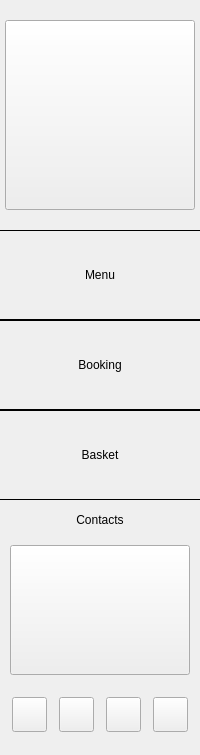
     <widget class="QWidget" name="Sidebar" native="true">
      <property name="enabled">
       <bool>true</bool>
      </property>
      <property name="sizePolicy">
       <sizepolicy hsizetype="Fixed" vsizetype="Preferred">
        <horstretch>0</horstretch>
        <verstretch>0</verstretch>
       </sizepolicy>
      </property>
      <property name="minimumSize">
       <size>
        <width>230</width>
        <height>0</height>
       </size>
      </property>
      <property name="maximumSize">
       <size>
        <width>230</width>
        <height>16777215</height>
       </size>
      </property>
      <property name="baseSize">
       <size>
        <width>230</width>
        <height>0</height>
       </size>
      </property>
      <property name="styleSheet">
       <string notr="true">font: 700 40px</string>
      </property>
      <layout class="QVBoxLayout" name="Sidebar_verticalLayout">
       <property name="spacing">
        <number>0</number>
       </property>
       <property name="sizeConstraint">
        <enum>QLayout::SetMinimumSize</enum>
       </property>
       <property name="leftMargin">
        <number>0</number>
       </property>
       <property name="topMargin">
        <number>20</number>
       </property>
       <property name="rightMargin">
        <number>0</number>
       </property>
       <property name="bottomMargin">
        <number>20</number>
       </property>
       <item>
        <widget class="QWidget" name="MainLogoWrapper" native="true">
         <property name="sizePolicy">
          <sizepolicy hsizetype="Fixed" vsizetype="Fixed">
           <horstretch>0</horstretch>
           <verstretch>0</verstretch>
          </sizepolicy>
         </property>
         <property name="minimumSize">
          <size>
           <width>190</width>
           <height>190</height>
          </size>
         </property>
         <property name="maximumSize">
          <size>
           <width>256</width>
           <height>256</height>
          </size>
         </property>
         <layout class="QHBoxLayout" name="MainLogoWrapper_horizontalLayout">
          <property name="spacing">
           <number>0</number>
          </property>
          <property name="sizeConstraint">
           <enum>QLayout::SetDefaultConstraint</enum>
          </property>
          <property name="leftMargin">
           <number>0</number>
          </property>
          <property name="topMargin">
           <number>0</number>
          </property>
          <property name="rightMargin">
           <number>0</number>
          </property>
          <property name="bottomMargin">
           <number>0</number>
          </property>
          <item>
           <widget class="QPushButton" name="MainLogo">
            <property name="sizePolicy">
             <sizepolicy hsizetype="Fixed" vsizetype="Fixed">
              <horstretch>0</horstretch>
              <verstretch>0</verstretch>
             </sizepolicy>
            </property>
            <property name="minimumSize">
             <size>
              <width>190</width>
              <height>190</height>
             </size>
            </property>
            <property name="maximumSize">
             <size>
              <width>190</width>
              <height>190</height>
             </size>
            </property>
            <property name="cursor">
             <cursorShape>PointingHandCursor</cursorShape>
            </property>
            <property name="styleSheet">
             <string notr="true">border-image: url(:/resources/resources/MainLogo.png) 0 stretch stretch;</string>
            </property>
            <property name="text">
             <string/>
            </property>
           </widget>
          </item>
         </layout>
        </widget>
       </item>
       <item>
        <spacer name="Sidebar_verticalSpacer_3">
         <property name="orientation">
          <enum>Qt::Vertical</enum>
         </property>
         <property name="sizeType">
          <enum>QSizePolicy::Maximum</enum>
         </property>
         <property name="sizeHint" stdset="0">
          <size>
           <width>45</width>
           <height>20</height>
          </size>
         </property>
        </spacer>
       </item>
       <item>
        <widget class="QPushButton" name="MenuButton">
         <property name="minimumSize">
          <size>
           <width>0</width>
           <height>90</height>
          </size>
         </property>
         <property name="baseSize">
          <size>
           <width>0</width>
           <height>0</height>
          </size>
         </property>
         <property name="cursor">
          <cursorShape>PointingHandCursor</cursorShape>
         </property>
         <property name="styleSheet">
          <string notr="true">QPushButton {
	
	border-top: 1px solid black;
	border-bottom: 1px solid black;
}
QPushButton:hover {
	color: #ffffff;
	background-color: #E59C59;
}</string>
         </property>
         <property name="text">
          <string>Menu</string>
         </property>
        </widget>
       </item>
       <item>
        <widget class="QPushButton" name="BookingButton">
         <property name="minimumSize">
          <size>
           <width>0</width>
           <height>90</height>
          </size>
         </property>
         <property name="baseSize">
          <size>
           <width>0</width>
           <height>0</height>
          </size>
         </property>
         <property name="cursor">
          <cursorShape>PointingHandCursor</cursorShape>
         </property>
         <property name="styleSheet">
          <string>QPushButton {
	
	border-top: 1px solid black;
	border-bottom: 1px solid black;
}
QPushButton:hover {
	color: #ffffff;
	background-color: #E59C59;
}</string>
         </property>
         <property name="text">
          <string>Booking</string>
         </property>
        </widget>
       </item>
       <item>
        <widget class="QPushButton" name="BasketButton">
         <property name="minimumSize">
          <size>
           <width>0</width>
           <height>90</height>
          </size>
         </property>
         <property name="baseSize">
          <size>
           <width>0</width>
           <height>0</height>
          </size>
         </property>
         <property name="cursor">
          <cursorShape>PointingHandCursor</cursorShape>
         </property>
         <property name="styleSheet">
          <string notr="true">QPushButton {
	
	border-top: 1px solid black;
	border-bottom: 1px solid black;
}
QPushButton:hover {
	color: #ffffff;
	background-color: #E59C59;
}</string>
         </property>
         <property name="text">
          <string>Basket</string>
         </property>
        </widget>
       </item>
       <item>
        <spacer name="Sidebar_verticalSpacer">
         <property name="orientation">
          <enum>Qt::Vertical</enum>
         </property>
         <property name="sizeType">
          <enum>QSizePolicy::Expanding</enum>
         </property>
         <property name="sizeHint" stdset="0">
          <size>
           <width>45</width>
           <height>10</height>
          </size>
         </property>
        </spacer>
       </item>
       <item>
        <widget class="QLabel" name="ContactsHeader">
         <property name="sizePolicy">
          <sizepolicy hsizetype="Preferred" vsizetype="Fixed">
           <horstretch>0</horstretch>
           <verstretch>0</verstretch>
          </sizepolicy>
         </property>
         <property name="minimumSize">
          <size>
           <width>0</width>
           <height>20</height>
          </size>
         </property>
         <property name="maximumSize">
          <size>
           <width>16777215</width>
           <height>40</height>
          </size>
         </property>
         <property name="styleSheet">
          <string notr="true">font: 700 26px;</string>
         </property>
         <property name="text">
          <string>Contacts</string>
         </property>
         <property name="alignment">
          <set>Qt::AlignCenter</set>
         </property>
         <property name="indent">
          <number>0</number>
         </property>
        </widget>
       </item>
       <item>
        <spacer name="Sidebar_verticalSpacer_4">
         <property name="orientation">
          <enum>Qt::Vertical</enum>
         </property>
         <property name="sizeType">
          <enum>QSizePolicy::Fixed</enum>
         </property>
         <property name="sizeHint" stdset="0">
          <size>
           <width>45</width>
           <height>15</height>
          </size>
         </property>
        </spacer>
       </item>
       <item>
        <widget class="QWidget" name="ContactsTextWrapper" native="true">
         <layout class="QHBoxLayout" name="ContactsTextWrapper_horizontalLayout_2">
          <property name="spacing">
           <number>0</number>
          </property>
          <property name="topMargin">
           <number>0</number>
          </property>
          <property name="bottomMargin">
           <number>0</number>
          </property>
          <item>
           <widget class="QPushButton" name="ContactsText">
            <property name="sizePolicy">
             <sizepolicy hsizetype="Fixed" vsizetype="Fixed">
              <horstretch>0</horstretch>
              <verstretch>0</verstretch>
             </sizepolicy>
            </property>
            <property name="minimumSize">
             <size>
              <width>180</width>
              <height>130</height>
             </size>
            </property>
            <property name="cursor">
             <cursorShape>PointingHandCursor</cursorShape>
            </property>
            <property name="styleSheet">
             <string notr="true">border-image: url(:/resources/resources/About_text.png) 0;</string>
            </property>
            <property name="text">
             <string/>
            </property>
           </widget>
          </item>
         </layout>
        </widget>
       </item>
       <item>
        <spacer name="Sidebar_verticalSpacer_2">
         <property name="orientation">
          <enum>Qt::Vertical</enum>
         </property>
         <property name="sizeType">
          <enum>QSizePolicy::Fixed</enum>
         </property>
         <property name="sizeHint" stdset="0">
          <size>
           <width>45</width>
           <height>20</height>
          </size>
         </property>
        </spacer>
       </item>
       <item>
        <widget class="QWidget" name="Social" native="true">
         <property name="sizePolicy">
          <sizepolicy hsizetype="Preferred" vsizetype="Fixed">
           <horstretch>0</horstretch>
           <verstretch>0</verstretch>
          </sizepolicy>
         </property>
         <layout class="QHBoxLayout" name="Social_horizontalLayout">
          <property name="spacing">
           <number>0</number>
          </property>
          <property name="leftMargin">
           <number>0</number>
          </property>
          <property name="topMargin">
           <number>2</number>
          </property>
          <property name="rightMargin">
           <number>0</number>
          </property>
          <property name="bottomMargin">
           <number>3</number>
          </property>
          <item>
           <widget class="QPushButton" name="Telegram">
            <property name="sizePolicy">
             <sizepolicy hsizetype="Maximum" vsizetype="Preferred">
              <horstretch>0</horstretch>
              <verstretch>0</verstretch>
             </sizepolicy>
            </property>
            <property name="minimumSize">
             <size>
              <width>35</width>
              <height>35</height>
             </size>
            </property>
            <property name="maximumSize">
             <size>
              <width>35</width>
              <height>35</height>
             </size>
            </property>
            <property name="cursor">
             <cursorShape>PointingHandCursor</cursorShape>
            </property>
            <property name="styleSheet">
             <string notr="true">border-image: url(:/resources/resources/Telegram.png) 0 stretch stretch;</string>
            </property>
            <property name="text">
             <string/>
            </property>
           </widget>
          </item>
          <item>
           <widget class="QPushButton" name="VK">
            <property name="sizePolicy">
             <sizepolicy hsizetype="Maximum" vsizetype="Preferred">
              <horstretch>0</horstretch>
              <verstretch>0</verstretch>
             </sizepolicy>
            </property>
            <property name="minimumSize">
             <size>
              <width>35</width>
              <height>35</height>
             </size>
            </property>
            <property name="maximumSize">
             <size>
              <width>35</width>
              <height>35</height>
             </size>
            </property>
            <property name="cursor">
             <cursorShape>PointingHandCursor</cursorShape>
            </property>
            <property name="styleSheet">
             <string notr="true">border-image: url(:/resources/resources/VK.png) 0 stretch stretch;</string>
            </property>
            <property name="text">
             <string/>
            </property>
           </widget>
          </item>
          <item>
           <widget class="QPushButton" name="Instagram">
            <property name="sizePolicy">
             <sizepolicy hsizetype="Maximum" vsizetype="Preferred">
              <horstretch>0</horstretch>
              <verstretch>0</verstretch>
             </sizepolicy>
            </property>
            <property name="minimumSize">
             <size>
              <width>35</width>
              <height>35</height>
             </size>
            </property>
            <property name="maximumSize">
             <size>
              <width>35</width>
              <height>35</height>
             </size>
            </property>
            <property name="cursor">
             <cursorShape>PointingHandCursor</cursorShape>
            </property>
            <property name="styleSheet">
             <string notr="true">border-image: url(:/resources/resources/Instagram.png) 0 stretch stretch;</string>
            </property>
            <property name="text">
             <string/>
            </property>
           </widget>
          </item>
          <item>
           <widget class="QPushButton" name="Whatsapp">
            <property name="sizePolicy">
             <sizepolicy hsizetype="Maximum" vsizetype="Preferred">
              <horstretch>0</horstretch>
              <verstretch>0</verstretch>
             </sizepolicy>
            </property>
            <property name="minimumSize">
             <size>
              <width>35</width>
              <height>35</height>
             </size>
            </property>
            <property name="maximumSize">
             <size>
              <width>35</width>
              <height>35</height>
             </size>
            </property>
            <property name="cursor">
             <cursorShape>PointingHandCursor</cursorShape>
            </property>
            <property name="styleSheet">
             <string notr="true">border-image: url(:/resources/resources/Whatsapp.png) 0 stretch stretch;</string>
            </property>
            <property name="text">
             <string/>
            </property>
           </widget>
          </item>
         </layout>
        </widget>
       </item>
      </layout>
     </widget>
